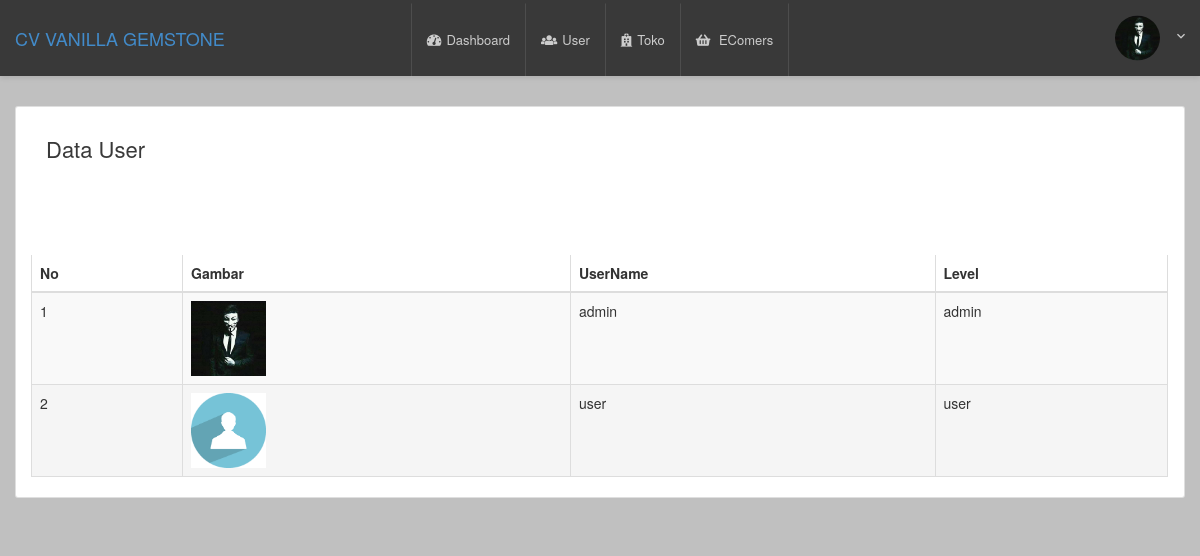
/index.php?page=user (signed in), run on the app's committed database.
### tables this page shows
CREATE TABLE `user` (
  `UserName` varchar(50) NOT NULL,
  `Password` varchar(225) NOT NULL,
  `Level` varchar(50) NOT NULL,
  `Fhoto` varchar(225) NOT NULL
);

### variabel.php (called while the page is built, shortened)
<?php
    $organisasi="CV VANILLA GEMSTONE";
?>

### page/user/index.php (the view, shortened to what this page needs)
<section class="welcome p-t-10">
    <div class="container">
        <div class="row">
            <div class="col-md-12"><br>
            </div>
        </div>
    </div>
</section>
    <div class="container">
        <div class="row card">
            <div class="col-md-12">
            <div class="panel-heading">
                <h3 class="title-5 m-b-35">data user</h3>
                <div class="table-data__tool">
                    <div class="table-data__tool-left">
                    </div>
                </div>
            </div>
                <div class="table-responsive">
                    <table class="table table-striped table-bordered table-hover" id="dataTables-example">
                        <thead>
                            <tr>
                                <th>No</th>
                                <th>Gambar</th>
                                <th>UserName</th>
                                <th>Level</th>
                            </tr>
                        </thead>
                        <tbody>
                            <?php
                                $no = 1;
                                $sql = $koneksi->query("select * from user ");
                                while ($data= $sql->fetch_assoc()) {
                            ?>
                            <tr>
                                <td><?php echo $no++; ?></td>
                                <td><a href="gambar/user/<?php echo  $data['Fhoto'];?>"> <img src="gambar/user/<?php echo  $data['Fhoto'];?>" width="75" height="50"></a> </td>
                                <td><?php echo $data['UserName'];?></td>
                                <td><?php echo $data['Level'];?></td>
                            </tr>
                            <?php  } ?>
                        </tbody>
                    </table>
                </div>
            </div>
        </div>
    </div>

### kepala.php (shortened to what this page needs)
<!DOCTYPE html>
<html lang="en">
<head>
    <link href="css/font-face.css" rel="stylesheet" media="all">
    <link href="vendor/font-awesome-4.7/css/font-awesome.min.css" rel="stylesheet" media="all">
    <link href="vendor/font-awesome-5/css/fontawesome-all.min.css" rel="stylesheet" media="all">
    <link href="vendor/mdi-font/css/material-design-iconic-font.min.css" rel="stylesheet" media="all">
    <link href="vendor/bootstrap-4.1/bootstrap.min.css" rel="stylesheet" media="all">
    <link href="vendor/animsition/animsition.min.css" rel="stylesheet" media="all">
    <link href="vendor/bootstrap-progressbar/bootstrap-progressbar-3.3.4.min.css" rel="stylesheet" media="all">
    <link href="vendor/wow/animate.css" rel="stylesheet" media="all">
    <link href="vendor/css-hamburgers/hamburgers.min.css" rel="stylesheet" media="all">
    <link href="vendor/slick/slick.css" rel="stylesheet" media="all">
    <link href="vendor/select2/select2.min.css" rel="stylesheet" media="all">
    <link href="vendor/perfect-scrollbar/perfect-scrollbar.css" rel="stylesheet" media="all">
    <link href="css/theme.css" rel="stylesheet" media="all">
    <link href="assets/css/bootstrap.css" rel="stylesheet" />
   <link href="assets/js/dataTables/dataTables.bootstrap.css" rel="stylesheet" />
</head>
<body style="background-color: silver;" >
        <header class="header-desktop3 d-none d-lg-block">
            <div class="section__content section__content--p35">
                <div class="header3-wrap">
                    <div class="header__logo">
                        <a href="#">
                            <strong><h4><?=$organisasi?></h4></strong>
                        </a>
                    </div>
                    <div class="header__navbar">
                        <ul class="list-unstyled">
                            <?php if ($Level=='admin') { ?>
                            <li class="has-sub">
                                <a href="?page=dashboard">
                                    <i class="fas fa-tachometer-alt"></i>Dashboard
                                </a>
                            </li>
                            <li>
                                <a href="?page=user">
                                    <i class="fas fa-users"></i>User
                                </a>
                            </li>
                            <li class="has-sub">
                                <a href="#">
                                    <i class="fas fa-hospital"></i>Toko
                                </a>
                            </li>
                            <?php } ?>
                            <li class="has-sub">
                                <a href="#">
                                    <i class="fas fa-shopping-basket"></i>
                                    <span class="bot-line"></span>EComers
                                </a>
                            </li>
                        </ul>
                    </div>
                        <div class="account-wrap">
                            <div class="account-item account-item--style2 clearfix js-item-menu">
                                <div class="image">
                                    <img src="gambar/user/<?=$Fhoto?>" alt="<?=$UserName?>" />
                                </div>
                                <div class="content">
                                    <a class="js-acc-btn" href="#"></a>
                                </div>
                            </div>
                        </div>
                    </div>
                </div>
        </header>

### data on the page
user: Fhoto (picture), UserName "admin", Level "admin"
user: Fhoto (placeholder picture), UserName "user", Level "user"

### other printed values
$organisasi "CV VANILLA GEMSTONE"
